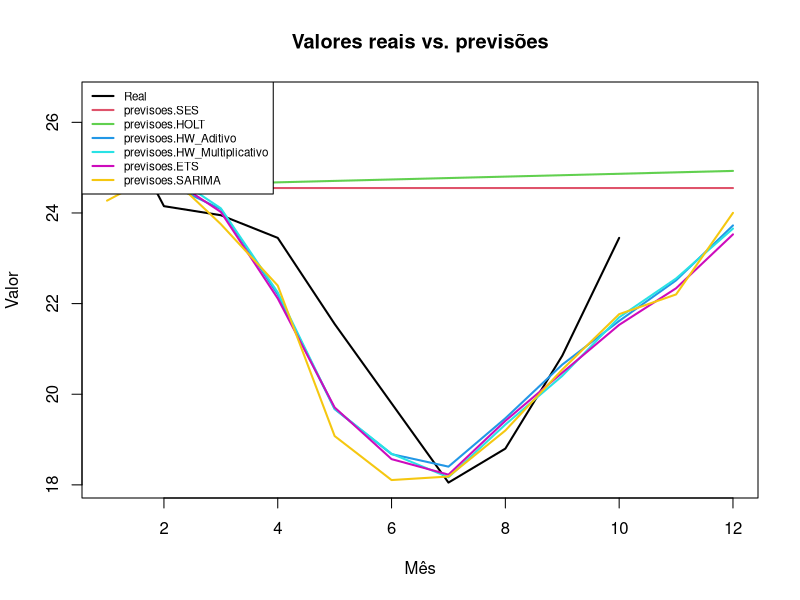

Recreate this plot in R.
library(readxl)
library(zoo)
library(forecast)

# Importar e converter datas
dados <- read_excel("dados_sao_paulo.xlsx")
coluna <- "Temperatura" 

mes <- match(substr(dados$Data, 1, 3), c("jan","fev","mar","abr","mai","jun","jul","ago","set","out","nov","dez"))
ano <- as.integer(sub(".*/", "", dados$Data))
dados$Data <- as.yearmon(sprintf("%04d-%02d", ifelse(ano <= 26, 2000 + ano, 1900 + ano), mes), "%Y-%m")

# Criar série mensal, preservando meses ausentes
datas <- seq(min(dados$Data), max(dados$Data), by = 1/12)
valores <- dados[[coluna]][match(format(datas, "%Y-%m"), format(dados$Data, "%Y-%m"))]
serie <- ts(valores, start = c(as.integer(format(min(datas), "%Y")), as.integer(format(min(datas), "%m"))), frequency = 12)

library(forecast)

# Treino e teste (últimos 12 meses)
h <- 12
treino <- na.interp(window(serie, end = time(serie)[length(serie) - h]))
teste <- as.numeric(tail(serie, h))

# Ajustar modelos e prever
previsoes <- cbind(
  SES = ses(treino, h = h)$mean, #só adicionei por que o professor falou pra usar todos os modelos que ele passou
  HOLT = holt(treino, h = h)$mean,
  HW_Aditivo = hw(treino, seasonal = "additive", h = h)$mean,
  HW_Multiplicativo = hw(treino, seasonal = "multiplicative", h = h)$mean,
  ETS = forecast(ets(treino), h = h)$mean,
  SARIMA = forecast(auto.arima(treino, seasonal = TRUE), h = h)$mean
)

# Gráfico comparativo
comparacao <- cbind(Real = teste, previsoes)
matplot(1:h, comparacao, type = "l", lty = 1, lwd = 2,
        col = 1:7, xlab = "Mês", ylab = "Valor",
        main = "Valores reais vs. previsões")
legend("topleft", colnames(comparacao),
       col = 1:7, lty = 1, lwd = 2, cex = 0.7)

# EAM de todos os modelos (menor = melhor)
EAM <- sort(colMeans(abs(previsoes - teste), na.rm = TRUE))
print(EAM)

# Melhor modelo
names(EAM)[1]
